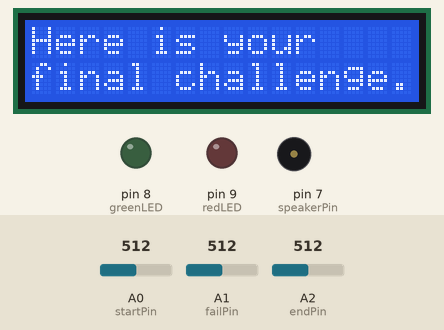
A sketch run on a simulated Arduino Uno, built with avr-gcc and run on an emulated ATmega328P. Parts: 16×2 character LCD, output pins drawn as LEDs (lit = HIGH), buzzer (waves = sounding, pin HIGH). Inputs (shaded band) come from the test bench; at power-on: A0 (startPin) = 512, A1 (failPin) = 512, A2 (endPin) = 512.

Above: at 5.1 s.
At 11.2 s:
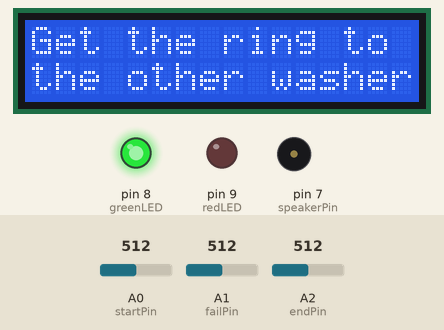
11.3 s: A0 (startPin) set to 216
12.8 s: A0 (startPin) set to 190
At 14.2 s:
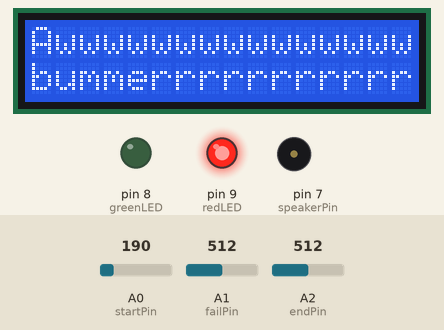
15.8 s: A0 (startPin) set to 210
At 16.4 s:
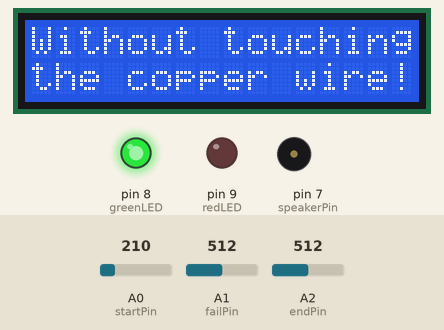
17.3 s: A0 (startPin) set to 122
At 17.7 s:
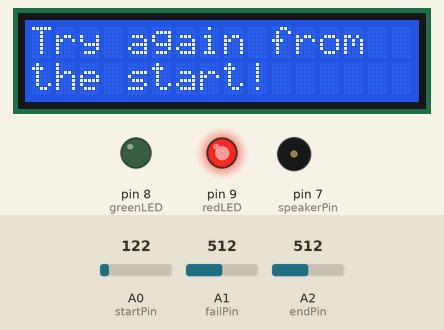
18.8 s: A1 (failPin) set to 217
21.5 s: A1 (failPin) set to 187
At 22.1 s:
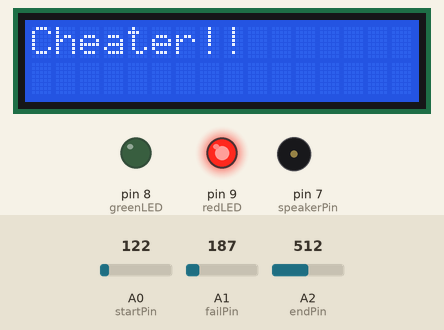
Timing chart, 0 to 24.5 s (numbered marks = the images above; inputs shaded):
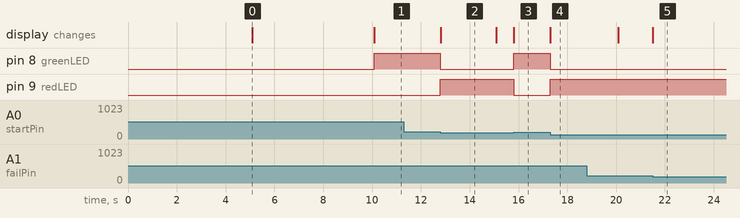

Measured:
- the behaviour switches between 201 and 200 on A0 (startPin) (found by bisection; images 1 and 2)
- the behaviour switches between 201 and 200 on A1 (failPin) (found by bisection; images 4 and 5)
- after the input at 11.3 s, every drawn part: stays the same
- after the input at 12.8 s, pin 8 (greenLED): HIGH → LOW at once; pin 9 (redLED): LOW → HIGH at once; the display: changes at once (image 2)
- after the input at 15.8 s, pin 8 (greenLED): LOW → HIGH at once; pin 9 (redLED): HIGH → LOW at once; the display: changes at once (image 3)
- after the input at 17.3 s, pin 8 (greenLED): HIGH → LOW at once; pin 9 (redLED): LOW → HIGH at once; the display: changes at once (image 4)
- after the input at 21.5 s, the display: changes at once (image 5)
- what the display in image 0 shows lasts 5.0 s, from 5.1 s to 10.1 s

The sketch:

BuzzWire_ScavengerHunt.ino
```cpp
//BuzzWire_With_Text
//This is the code for an advanced version of the game buzz wire with conditional LCD output and piezo song upon completion.
//Avi Kazen 08-2018
//https://www.instructables.com/id/Buzz-Wire-Scavenger-Hunt-Clue/
//Piezo "Happy Birthday" taken from https://create.arduino.cc/projecthub/trduunze/piezo-happy-birthday-7ea362


// include the library code:
#include <LiquidCrystal.h>

// initialize the library by associating any needed LCD interface pin
// with the arduino pin number it is connected to
const int rs = 12, en = 11, d4 = 5, d5 = 4, d6 = 3, d7 = 2;
LiquidCrystal lcd(rs, en, d4, d5, d6, d7);

const int startPin = A0;
const int endPin = A2;
const int failPin = A1;
const int redLED = 9;
const int greenLED = 8;
bool failFlag = false;
String prompt1="Happy Birthday" ;
String prompt2="Jamie!!" ;
String prompt3="Here is your";
String prompt4="final challenge." ;

long now=0;
int stage = 4;

//for piezo
const int speakerPin = 7;
int length = 28; // the number of notes
char notes[] = "GGAGcB GGAGdc GGxecBA yyecdc";
int beats[] = { 2, 2, 8, 8, 8, 16, 1, 2, 2, 8, 8,8, 16, 1, 2,2,8,8,8,8,16, 1,2,2,8,8,8,16 };
int tempo = 150;

void setup() {
  // set up the LCD's number of columns and rows:
  lcd.begin(16, 2);
  pinMode(redLED, OUTPUT);
  pinMode(greenLED, OUTPUT);
  pinMode(speakerPin, OUTPUT);
  // Print a message to the LCD.
  now=millis();
  displayText();
  delay(5010);
  lcd.clear();
  displayText();
  delay(5000);
  lcd.clear();
}

void loop() {
  displayText();

  if(analogRead(startPin)>200){
     digitalWrite(redLED,LOW);
     digitalWrite(greenLED,HIGH);
     failFlag = false;
     stage=0;
   }
   else if(analogRead(failPin)>200){
     digitalWrite(redLED,HIGH);
     digitalWrite(greenLED,LOW);
     failFlag=true;
     stage=2;
   }
   else if(analogRead(endPin)>200){
     if (failFlag==false){
       digitalWrite(redLED,HIGH);
       digitalWrite(greenLED,HIGH);
       stage=3;
       displayText();
       happyBirthday();
     }
     else {
          stage=5;
     }
   }
   else{
     //stage=1;
   }
}

void happyBirthday(){
    for (int i = 0; i < length; i++) {
       if (notes[i] == ' ') {
         delay(beats[i] * tempo); // rest
     }
     else {
       playNote(notes[i], beats[i] * tempo);
     }
     // pause between notes
     delay(tempo);
     displayText();
    }
}

void displayText(){
  switch (stage) {
    case 0:    // touching start washer
      prompt1="Get the ring to " ;
      prompt2="the other washer" ;
      prompt3="Without touching" ;
      prompt4="the copper wire!" ;
      break;
    case 1:    // on the way
      prompt1="  Good Luck!    " ;
      prompt2="                " ;
      prompt3="  Don't mess up!" ;
      prompt4="                " ;
      break;
    case 2:    // touched the wire
      prompt1="Awwwwwwwwwwwwwww" ;
      prompt2="bummerrrrrrrrrrr" ;
      prompt3="Try again from  " ;
      prompt4="the start!      " ;
      break;
    case 3:    // winner
      prompt1="Wahoo!! Congrats" ;
      prompt2="Now go look....." ;
      prompt3="In the          " ;
      prompt4="dishwasher!     " ;
      break;
    case 4:    // startup
      prompt1="Happy Birthday" ;
      prompt2="Jamie!!" ;
      prompt3="Here is your";
      prompt4="final challenge." ;
      break;
    case 5:    // cheater!
      prompt1="Cheater!!       " ;
      prompt2="                " ;
      prompt3="Start over!     ";
      prompt4="                " ;
      break;
  }

  if (millis()-now < 5000){
    lcd.setCursor(0, 0);
    lcd.print(prompt1);
    lcd.setCursor(0, 1);
    lcd.print(prompt2);
  }
  else if (millis()-now < 10000){
    lcd.setCursor(0, 0);
    lcd.print(prompt3);
    lcd.setCursor(0, 1);
    lcd.print(prompt4);
  }
  else now=millis();
}

void playTone(int tone, int duration) {
  for (long i = 0; i < duration * 1000L; i += tone * 2) {
     digitalWrite(speakerPin, HIGH);
     delayMicroseconds(tone);
     digitalWrite(speakerPin, LOW);
     delayMicroseconds(tone);
  }
}

void playNote(char note, int duration) {
  char names[] = {'C', 'D', 'E', 'F', 'G', 'A', 'B',
                   'c', 'd', 'e', 'f', 'g', 'a', 'b',
                   'x', 'y' };
  int tones[] = { 1915, 1700, 1519, 1432, 1275, 1136, 1014,
                   956,  834,  765,  593,  468,  346,  224,
                   655 , 715 };
  int SPEE = 5;
  // play the tone corresponding to the note name
  for (int i = 0; i < 17; i++) {
     if (names[i] == note) {
      int newduration = duration/SPEE;
       playTone(tones[i], newduration);
     }
  }
}
```
